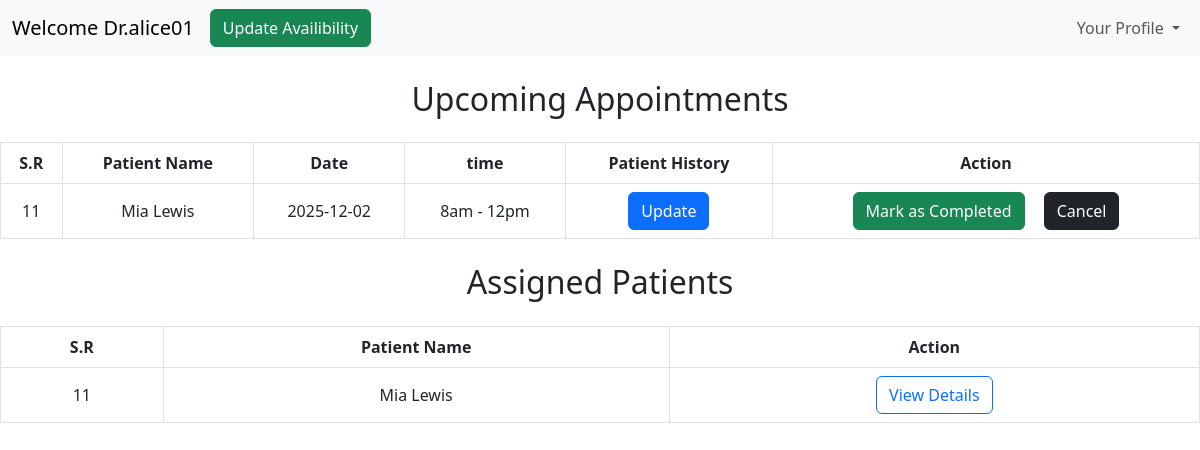
/dashboard/doctor (signed in), run on the app's committed database.
### models/models.py (models this page shows)
class User(db.Model):
    id=db.Column(db.Integer(),primary_key=True)
    fullname = db.Column(db.String(50),nullable = False)
    username = db.Column(db.String(50),unique = True,nullable = False)
    password = db.Column(db.String(),nullable= False)
    role = db.Column(db.String(10),nullable=False)
    status=db.Column(db.Integer(),nullable=False,default=0)
    created_at=db.Column(db.DateTime(),default=datetime.datetime.utcnow)
    updated_at=db.Column(db.DateTime(),default=datetime.datetime.utcnow,onupdate=datetime.datetime.utcnow)

class Appointments(db.Model):
    id = db.Column(db.Integer, primary_key=True)
    patient = db.Column(db.String(50), nullable=False)
    doctor = db.Column(db.String(50), nullable=False)
    date = db.Column(db.String(10), nullable=False)
    timeslot = db.Column(db.String(20), nullable=False)
    status = db.Column(db.String(15), nullable=False)

### controllers/doctorDashboard.py (the view)
@thedoctorDashboard.route("/dashboard/doctor", methods=['GET','POST'])
def doctorDashboard():
    if('user' in session and session['role']=="doctor"):
        user=session['user']
        allapointments= Appointments.query.filter_by(doctor=user).all()
        print("All Appointments for Doctor:", allapointments)
        appointment=[]
        for x in allapointments:
            if(x.status=="booked"):  # Only show booked appointments in doctor dashboard
                getpatientdetails=User.query.filter_by(username=x.patient).first()
                innerdetails={
                    "id": x.id,
                    "fullname": getpatientdetails.fullname,
                    "date": x.date,
                    "timeslot": x.timeslot,
                    "status": x.status,
                    "username": getpatientdetails.username
                }
                appointment.append(innerdetails)
        print(appointment)
        assignedpatients=Appointments.query.filter_by(doctor=user, status="booked").all()
        finalassignedpatients=[]
        innerpatientdetails={}
        print("Assigned Patients:", assignedpatients)
        for y in assignedpatients:
            getassignedpatientdetails=User.query.filter_by(username=y.patient).first()
            innerpatientdetails={
                "id": y.id,
                "fullname": getassignedpatientdetails.fullname,
                "username": getassignedpatientdetails.username,
            }
            finalassignedpatients.append(innerpatientdetails)
            print(y.patient)
        return render_template("doctorDashboard.html",user=user, appointment=appointment,finalassignedpatients=finalassignedpatients)
    else:
        return redirect("/login")

### templates/doctorDashboard.html (shortened to what this page needs)
<!DOCTYPE html>
<html lang="en">
<head>
     <link href="https://cdn.jsdelivr.net/npm/bootstrap@5.3.0-alpha1/dist/css/bootstrap.min.css" rel="stylesheet">
</head>
<body>
<nav class="navbar navbar-expand-lg bg-body-tertiary">
  <div class="container-fluid">
    <a class="navbar-brand" href="#">Welcome Dr.{{user}}</a>
    <div class="collapse navbar-collapse justify-content-end" id="navbarSupportedContent">
        <ul class="navbar-nav me-auto mb-2 mb-lg-0">
        <li class="nav-item">
          <a class="btn btn-success" href="/availibility/edit/{{user}}">Update Availibility </a>
        </li>
        </ul>
        <ul class="navbar-nav">
          <li class="nav-item dropdown">
            <a class="nav-link dropdown-toggle" href="#" role="button" data-bs-toggle="dropdown" aria-expanded="false">
              Your Profile
            </a>
          </li>
        </ul>
    </div>
  </div>
</nav>
<h2 class="text-center my-4">Upcoming Appointments</h2>
<table class="table  table-bordered text-center align-middle table-hover ">
  <thead class="thead-dark">
    <tr>
      <th scope="col">S.R</th>
      <th scope="col">Patient Name</th>
      <th scope="col">Date</th>
      <th scope="col">time</th>
      <th scope="col">Patient History</th>
      <th scope="col">Action</th>
    </tr>
  </thead>
  <tbody>
    {% for ap in appointment %}
    <tr>
    <td>{{ap.id}}</td>
    <td>{{ap.fullname}}</td>
    <td>{{ap.date}}</td>
    <td>{{ap.timeslot}}</td>
    <td><a class="btn btn-primary" href="/dashboard/doctor/patient-history/{{ap.username}}/{{ap.id}}">Update</a></td>
      <td><div><a class="btn btn-success" href="/dashboard/patient/action-on-appointment/{{ap.id}}/completed" >Mark as Completed</a>
    <a class="btn btn-dark" style="margin-left: 15px;" href="/dashboard/patient/action-on-appointment/{{ap.id}}/cancelled">Cancel</a></div></td>
    </tr>
    {%endfor%}
    </tbody>
</table>
<h2 class="text-center my-4">Assigned Patients</h2>
<table class="table  table-bordered text-center align-middle table-hover ">
  <thead class="thead-dark">
    <tr>
      <th scope="col">S.R</th>
      <th scope="col">Patient Name</th>
      <th scope="col">Action</th>
    </tr>
  </thead>
  <tbody>
    {% for x in finalassignedpatients %}
   <tr>
    <td>{{x.id}}</td>
    <td>{{x.fullname}}</td>
    <td><a class="btn btn-outline-primary" href="/dashboard/patient-history/{{x.username}}">View Details</a></td>
    </tr>
    {%endfor%}
  </tbody>
</table>
</body>
</html>

### data on the page
User: fullname "Mia Lewis", id "11", fullname "Mia Lewis"
Appointments: date "2025-12-02", timeslot "8am - 12pm"

### other printed values
{{ user }} "alice01"
{{ ap.id }} "11"
